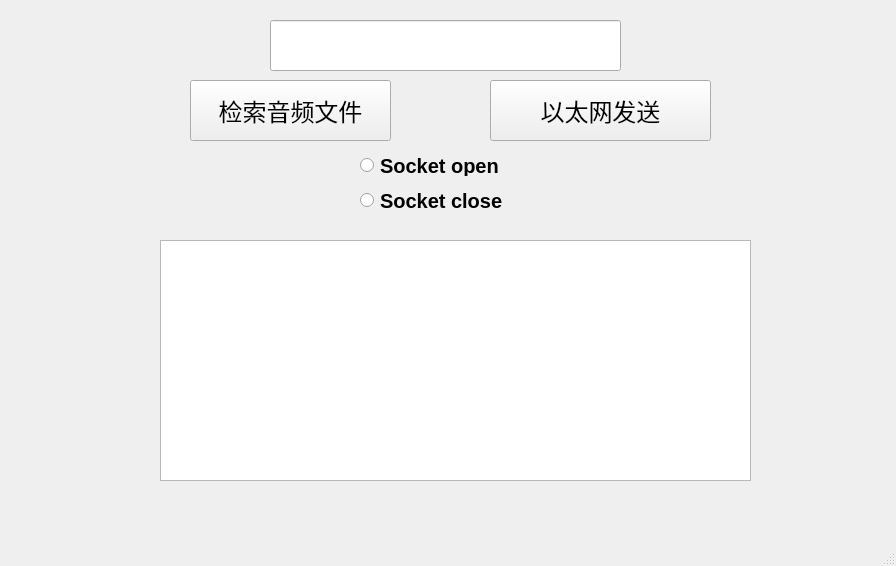
<?xml version="1.0" encoding="UTF-8"?>
<ui version="4.0">
 <class>MainWindow</class>
 <widget class="QMainWindow" name="MainWindow">
  <property name="geometry">
   <rect>
    <x>0</x>
    <y>0</y>
    <width>896</width>
    <height>566</height>
   </rect>
  </property>
  <property name="windowTitle">
   <string>MainWindow</string>
  </property>
  <widget class="QWidget" name="centralwidget">
   <widget class="QLineEdit" name="lineEdit">
    <property name="geometry">
     <rect>
      <x>270</x>
      <y>20</y>
      <width>351</width>
      <height>51</height>
     </rect>
    </property>
    <property name="font">
     <font>
      <pointsize>16</pointsize>
     </font>
    </property>
   </widget>
   <widget class="QPushButton" name="pushButton">
    <property name="geometry">
     <rect>
      <x>190</x>
      <y>80</y>
      <width>201</width>
      <height>61</height>
     </rect>
    </property>
    <property name="font">
     <font>
      <pointsize>18</pointsize>
     </font>
    </property>
    <property name="text">
     <string>检索音频文件</string>
    </property>
   </widget>
   <widget class="QPushButton" name="pushButton_2">
    <property name="geometry">
     <rect>
      <x>490</x>
      <y>80</y>
      <width>221</width>
      <height>61</height>
     </rect>
    </property>
    <property name="font">
     <font>
      <pointsize>18</pointsize>
     </font>
    </property>
    <property name="acceptDrops">
     <bool>true</bool>
    </property>
    <property name="text">
     <string>以太网发送</string>
    </property>
   </widget>
   <widget class="QTextBrowser" name="textBrowser">
    <property name="geometry">
     <rect>
      <x>160</x>
      <y>240</y>
      <width>591</width>
      <height>241</height>
     </rect>
    </property>
    <property name="font">
     <font>
      <pointsize>16</pointsize>
     </font>
    </property>
   </widget>
   <widget class="QRadioButton" name="radioButton">
    <property name="geometry">
     <rect>
      <x>360</x>
      <y>155</y>
      <width>171</width>
      <height>21</height>
     </rect>
    </property>
    <property name="font">
     <font>
      <pointsize>15</pointsize>
      <weight>75</weight>
      <bold>true</bold>
     </font>
    </property>
    <property name="text">
     <string>Socket open</string>
    </property>
   </widget>
   <widget class="QRadioButton" name="radioButton_2">
    <property name="geometry">
     <rect>
      <x>360</x>
      <y>190</y>
      <width>171</width>
      <height>21</height>
     </rect>
    </property>
    <property name="font">
     <font>
      <pointsize>15</pointsize>
      <weight>75</weight>
      <bold>true</bold>
     </font>
    </property>
    <property name="text">
     <string>Socket close</string>
    </property>
   </widget>
  </widget>
  <widget class="QMenuBar" name="menubar">
   <property name="geometry">
    <rect>
     <x>0</x>
     <y>0</y>
     <width>896</width>
     <height>23</height>
    </rect>
   </property>
  </widget>
  <widget class="QStatusBar" name="statusbar"/>
 </widget>
 <resources/>
 <connections/>
</ui>
